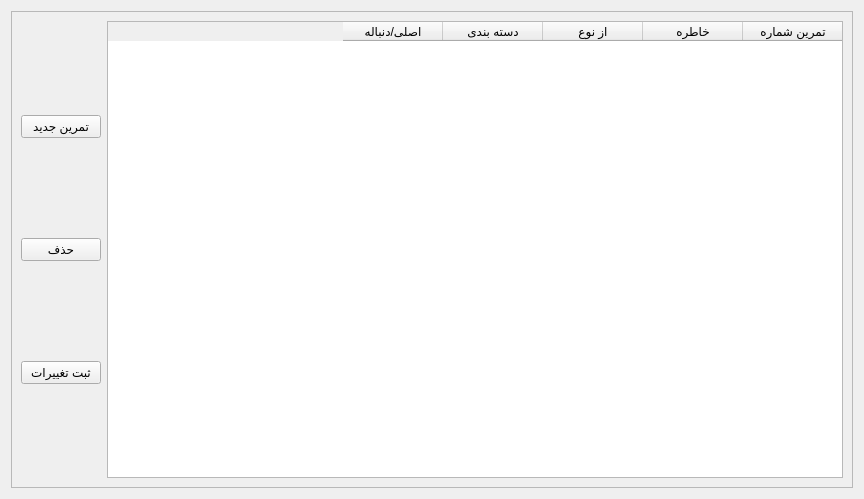
          <widget class="QWidget" name="page_6">
           <property name="geometry">
            <rect>
             <x>0</x>
             <y>0</y>
             <width>864</width>
             <height>499</height>
            </rect>
           </property>
           <attribute name="label">
            <string>مدیریت جملات</string>
           </attribute>
           <layout class="QHBoxLayout" name="horizontalLayout_5">
            <item>
             <widget class="QFrame" name="frame_15">
              <property name="frameShape">
               <enum>QFrame::StyledPanel</enum>
              </property>
              <property name="frameShadow">
               <enum>QFrame::Raised</enum>
              </property>
              <layout class="QHBoxLayout" name="horizontalLayout_10">
               <item>
                <layout class="QVBoxLayout" name="verticalLayout_18">
                 <item>
                  <widget class="QPushButton" name="btnnavnewex">
                   <property name="text">
                    <string>تمرین جدید</string>
                   </property>
                  </widget>
                 </item>
                 <item>
                  <widget class="QPushButton" name="btndelex">
                   <property name="text">
                    <string>حذف</string>
                   </property>
                  </widget>
                 </item>
                 <item>
                  <widget class="QPushButton" name="btneditex">
                   <property name="text">
                    <string>ثبت تغییرات</string>
                   </property>
                  </widget>
                 </item>
                </layout>
               </item>
               <item>
                <widget class="QTableWidget" name="twedit">
                 <property name="sizePolicy">
                  <sizepolicy hsizetype="Expanding" vsizetype="Expanding">
                   <horstretch>0</horstretch>
                   <verstretch>52</verstretch>
                  </sizepolicy>
                 </property>
                 <property name="minimumSize">
                  <size>
                   <width>0</width>
                   <height>0</height>
                  </size>
                 </property>
                 <property name="layoutDirection">
                  <enum>Qt::RightToLeft</enum>
                 </property>
                 <column>
                  <property name="text">
                   <string>تمرین شماره</string>
                  </property>
                 </column>
                 <column>
                  <property name="text">
                   <string>خاطره</string>
                  </property>
                 </column>
                 <column>
                  <property name="text">
                   <string>از نوع</string>
                  </property>
                 </column>
                 <column>
                  <property name="text">
                   <string>دسته بندی</string>
                  </property>
                 </column>
                 <column>
                  <property name="text">
                   <string>اصلی/دنباله</string>
                  </property>
                 </column>
                </widget>
               </item>
              </layout>
             </widget>
            </item>
           </layout>
          </widget>
